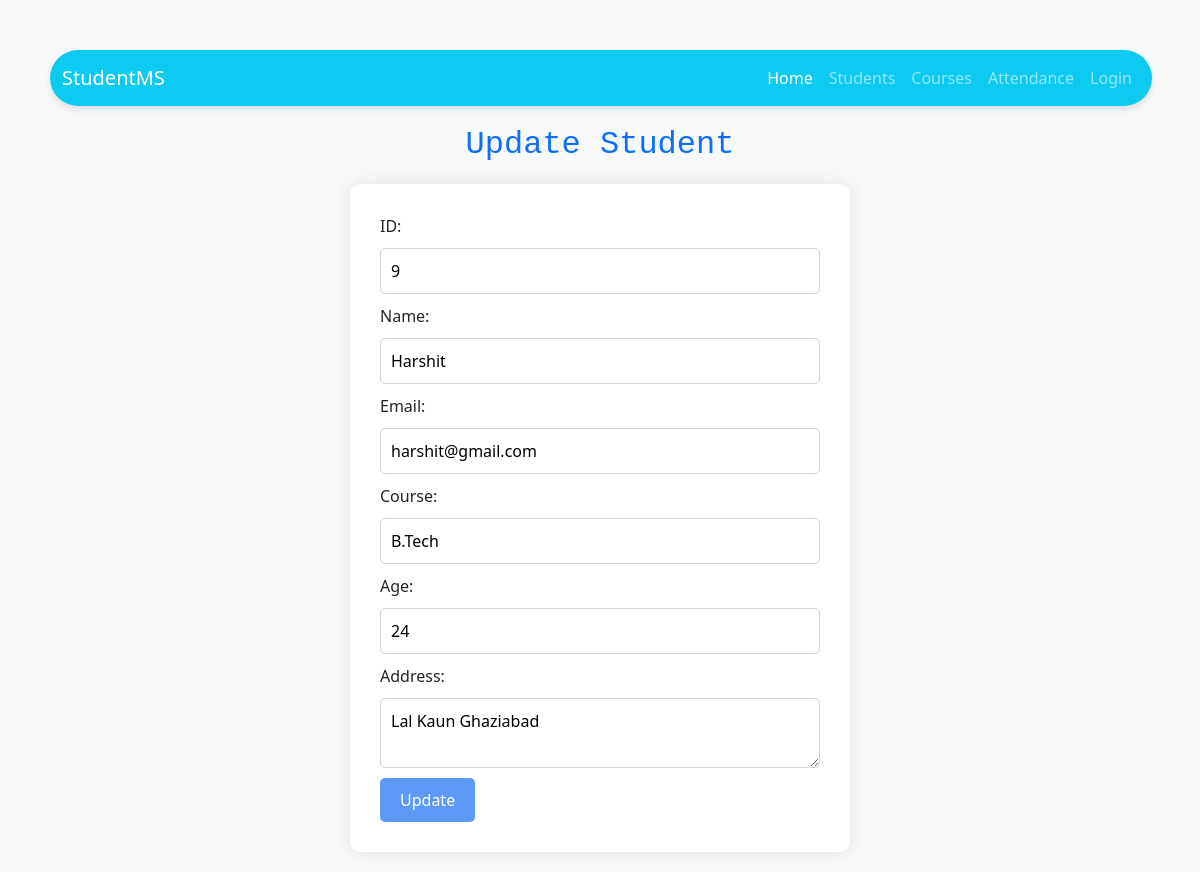
Page /update/9/ on the committed database.
### student_management_system/models.py (models this page shows, shortened)
class Student(models.Model):
    id = models.AutoField(primary_key=True)
    name = models.CharField(max_length=100)
    email = models.EmailField(unique=True)
    course = models.CharField(max_length=50)
    age = models.IntegerField()
    address = models.TextField()
    image = models.ImageField(upload_to='student_images/', null=True, blank=True)  # added for face recognition

### student_management_system/views.py (the view, shortened to what this page needs)
# urls.py: path('update/<int:id>/', views.update_student, name='update_student'),
def update_student(request, id):
    student = Student.objects.get(id=id)
    return render(request, 'update_student.html', {'student': student})

### student_management_system/templates/update_student.html (shortened to what this page needs)
{% include 'navbar.html' %}
<h2>Update Student</h2>
<form method="POST">
    ID: <input type="text" name="id" value="{{ student.id }}" ><br>
    Name: <input type="text" name="name" value="{{ student.name }}"><br>
    Email: <input type="email" name="email" value="{{ student.email }}" readonly><br>
    Course: <input type="text" name="course" value="{{ student.course }}"><br>
    Age: <input type="number" name="age" value="{{ student.age }}"><br>
    Address: <textarea name="address">{{ student.address }}</textarea><br>
    <button type="submit">Update</button>
</form>

### student_management_system/templates/navbar.html (style rules this page uses)
body { font-family: 'Segoe UI', Tahoma, Geneva, Verdana, sans-serif; }

### student_management_system/templates/update_student.html (style rules this page uses)
body { font-family: 'Segoe UI', Tahoma, Geneva, Verdana, sans-serif; background-color: #f8f9fa; padding: 20px; }
h2 { color: #0d6efd; margin-bottom: 20px; text-align: center; font-family: 'Courier New', Courier, monospace; }
form { background-color: white; padding: 30px; border-radius: 10px; box-shadow: 0 0 15px rgba(0,0,0,0.1); max-width: 500px; margin: auto; }
input, textarea { width: 100%; padding: 10px; margin: 10px 0; border: 1px solid #ced4da; border-radius: 5px; }
button { background-color: #5d9af5; color: white; border: none; padding: 10px 20px; border-radius: 5px; cursor: pointer; }

### rows in the picture
Student: id "9", name "Harshit", email "harshit@gmail.com", course "B.Tech", age "24", address "Lal Kaun Ghaziabad"
